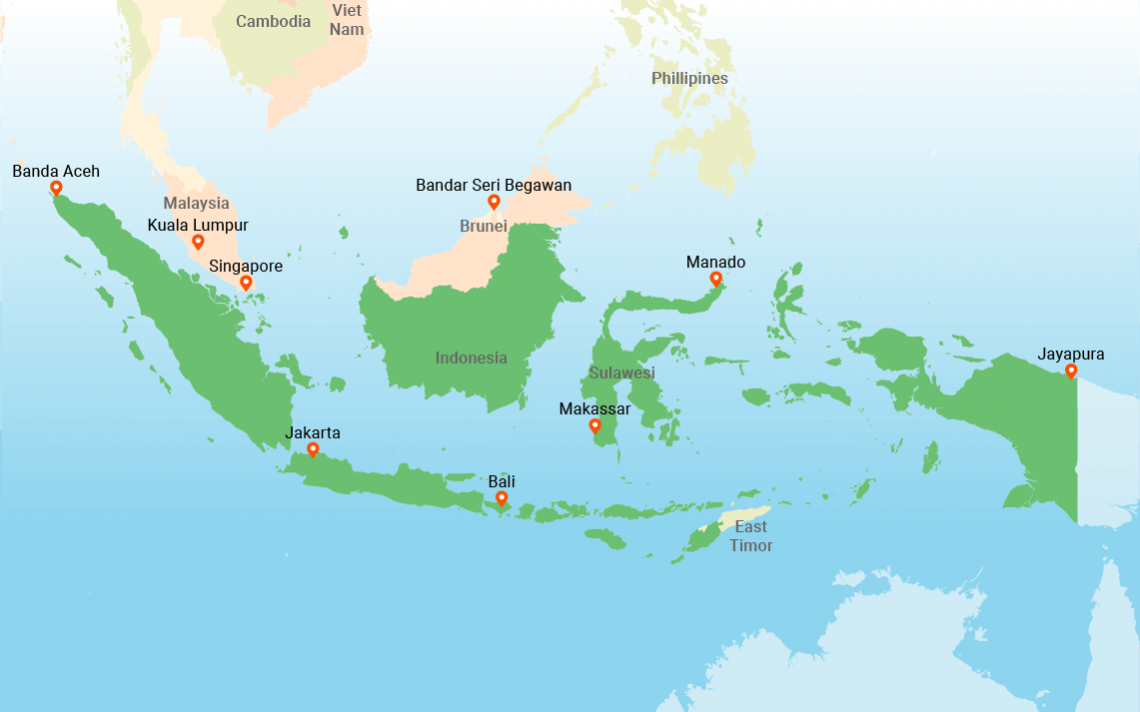
#> input picture images.png, 1140 x 712 px
$ python '01. shape.py'
#> lines starting #> are read from the running program, lines starting #| are printed output that depends on the picture
import cv2

image = cv2.imread("images.png")
#> image is the input picture: shape (712, 1140, 3); mean B, G, R 228.5, 223.7, 179.9


cv2.line(image, (255, 255), (0, 0), (0, 0, 255), 5)
cv2.arrowedLine(image, (0, 255), (1000, 255), (255, 1, 1), 5)

cv2.circle(image, (255, 255), (20), (0, 0, 0), 5)

cv2.rectangle(image, (300, 300), (0, 0), (254, 0, 0), 2)
text = "SELEBEW"
font = cv2.FONT_HERSHEY_DUPLEX
cv2.putText(image, text, (500, 300), font, 1, (0, 255, 255))
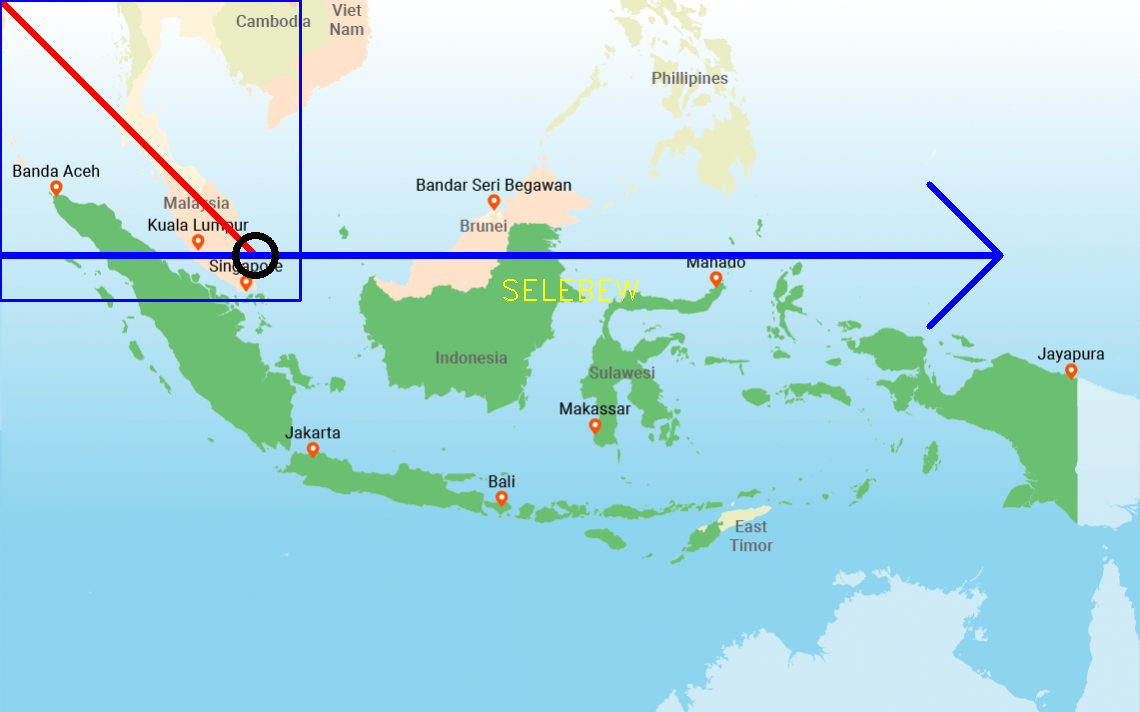
#> image: shape (712, 1140, 3); mean B, G, R 227.9, 219.8, 177.1
cv2.imshow("frame", image)
cv2.waitKey(0)
cv2.destroyAllWindows()
